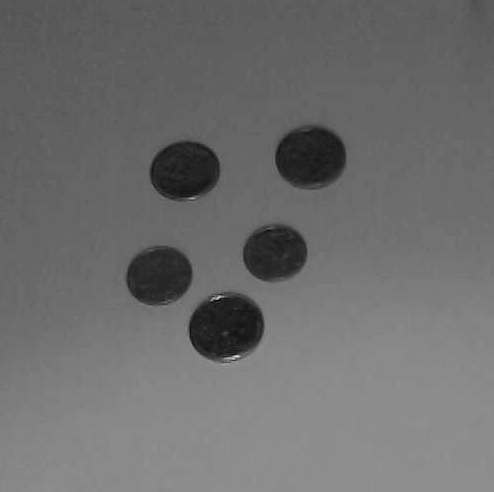
//> input picture gray_image.png, 494 x 492 px
$ ./main   (built with g++ and OpenCV 4)
//> lines starting //> are read from the running program, lines starting //| are printed output that depends on the picture; after the words box and inside, x2 and y2 are one past the last pixel; in counts of white or black regions, pixels touching at a corner belong together
//#include "pch.h"
#include<fstream>
#include<sstream>
#include<iostream>

#include <opencv2/dnn.hpp>
#include <opencv2/imgproc.hpp>
#include <opencv2/highgui.hpp>
#include<opencv2/opencv.hpp>
/*
 * Write with Ramin Shirali
 * Programming in cpp with opencv library
 * Date released 20/04/1399
 */
using namespace std;
using namespace cv;


int main(int argc, char** argv)
{

    CV_UNUSED(argc);
    CV_UNUSED(argv);

    Mat image,gray,blueGray,thresh,close;

    vector<vector<Point> > contoure;

    double t = getTickCount();// برای محاسبه زمان پردازش

    image = imread("C:\\Users\\YaHosein\\Desktop\\example\\qt\\exOpencv\\gray_image.png");//خواندن تصویر
//> image is the input picture: 492 rows x 494 cols, CV_8UC3; min 1, max 232, mean 109.4

    if(image.empty())return 1;

    resize(image,image,Size(image.cols*0.75,image.rows*0.75),0,0,INTER_CUBIC);// تغییر اندازه تصویر
//> image: 369 rows x 370 cols, CV_8UC3

    imshow("Orginal",image);

    cvtColor(image,gray,COLOR_BGR2GRAY); // تبدیل عکس رنگی به خاکستری

    imshow("Gray",gray);

    GaussianBlur(gray,blueGray,Size(15,15),0);// حذف نویزهای فرکانس بالا

    imshow("Blue Gray",blueGray);

    threshold(gray,thresh,50,255,THRESH_BINARY_INV);//آستانه گیری و تبدیل تصویر به مقادیر باینری
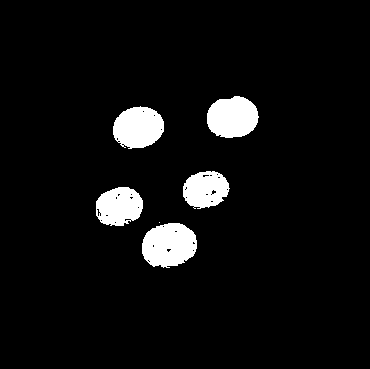
//> thresh: 369 rows x 370 cols, CV_8UC1; 5.9% white; 6 white regions (1 under 20 px), largest, box (x1, y1, x2, y2) and area: (142, 223, 197, 268) 1922, (207, 96, 259, 138) 1710, (113, 106, 164, 149) 1677, (96, 187, 143, 226) 1422, (183, 171, 230, 209) 1314

    imshow("threshold",thresh);

    morphologyEx(thresh,close,MORPH_CLOSE,Mat(),Point(-1,-1),4);// پر کردن سکه ها
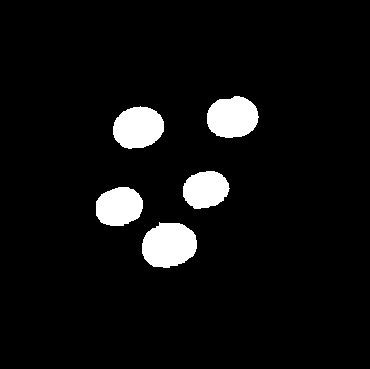
//> close: 369 rows x 370 cols, CV_8UC1; 6% white; 5 white regions

    imshow("Closeing Image",close);

    findContours(close , contoure,RETR_EXTERNAL,CHAIN_APPROX_SIMPLE); // پیدا کردن کاممپوننت ها متصل بهم در تصویر
//> contoure = 5 contours; box (x1, y1, x2, y2) and area: (142, 222, 197, 268) 1896, (207, 96, 259, 138) 1643, (113, 106, 164, 149) 1626, (96, 187, 143, 226) 1402, (183, 171, 230, 209) 1301

    vector<vector<Point> >::iterator it = contoure.begin(); // ایجاد حلقه برای بدست آوردن سکه ها و گرفتن موقعیت آنها

    while (it != contoure.end()) {

        RotatedRect rotatedRect = fitEllipse(*it);// بدست آوردن ابعاد ،سایز ،و نقطه مرکز کامپوننت ها

        Rect rect = boundingRect(*it); // گرفتن موقعیت اضلاع آنها

        rectangle(image,rect,Scalar(255,255,255),2);//کشیدن مربع دورتادور کامپوننت ها

        ellipse(image,rotatedRect,Scalar(0,255,0),2);// کشیدن منحنی بوسیله ابعاد نقطه مرکزی و مقدار چرخش آن

        putText(image,to_string(distance(contoure.begin(),it)+1),rotatedRect.center,FONT_HERSHEY_SIMPLEX,0.5,Scalar(100,200,150),2);// نشان دادن تعداد کامپوننت ها

        ++it;

    }
//> this loop made 5 passes
//> (rotatedRect, rect) on passes 1 to 5: (centre (168.6, 244.6), size (43.7, 55.8), angle 77.3, Rect(142, 222, 55, 46)), (centre (118.4, 206.4), size (37, 48.9), angle 76.3, Rect(96, 187, 47, 39)), (centre (205.1, 189.2), size (36.1, 46.5), angle 75.7, Rect(183, 171, 47, 38)), (centre (137.7, 127.3), size (40.7, 51.2), angle 75.1, Rect(113, 106, 51, 43)), (centre (232, 116.9), size (40.9, 52.1), angle 83.5, Rect(207, 96, 52, 42))
//> pass 1, `putText(image,to_string(distance(contoure.begin(),it)+1),rotatedRect.c..`:
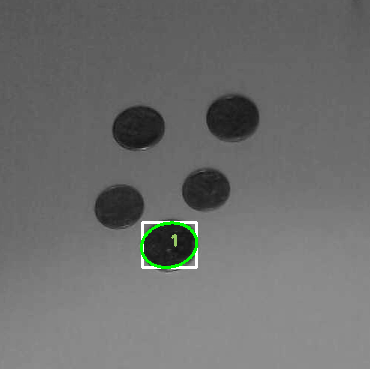
//> image: 369 rows x 370 cols, CV_8UC3; mean B, G, R 109.6, 110.5, 109.6
//> pass 2, `putText(image,to_string(distance(contoure.begin(),it)+1),rotatedRect.c..`:
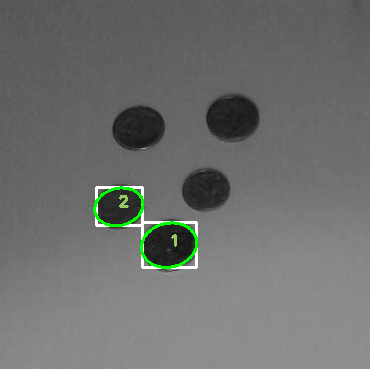
//> image: 369 rows x 370 cols, CV_8UC3; 0.57% of pixels changed, all inside (x1, y1, x2, y2) = (93, 186, 145, 227)
//> pass 3, `putText(image,to_string(distance(contoure.begin(),it)+1),rotatedRect.c..`:
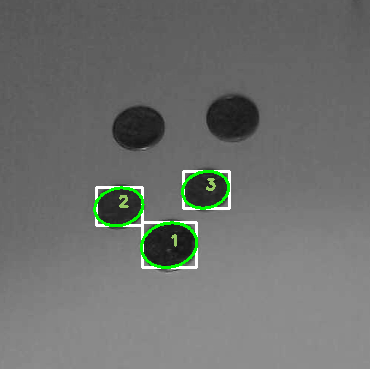
//> image: 369 rows x 370 cols, CV_8UC3; 0.58% of pixels changed, all inside (x1, y1, x2, y2) = (181, 170, 231, 210)
//> after the loop:
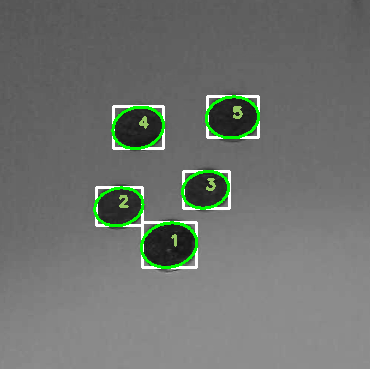
//> image: 369 rows x 370 cols, CV_8UC3; 1.28% of pixels changed, all inside (x1, y1, x2, y2) = (111, 95, 260, 150)
    imshow("result Image",image);
    cout <<  (getTickCount()-t) / getTickFrequency()<< " mSec"<<endl;// نشان دادن زمان پردازش به میلی ثانیه
    waitKey(0);
}
